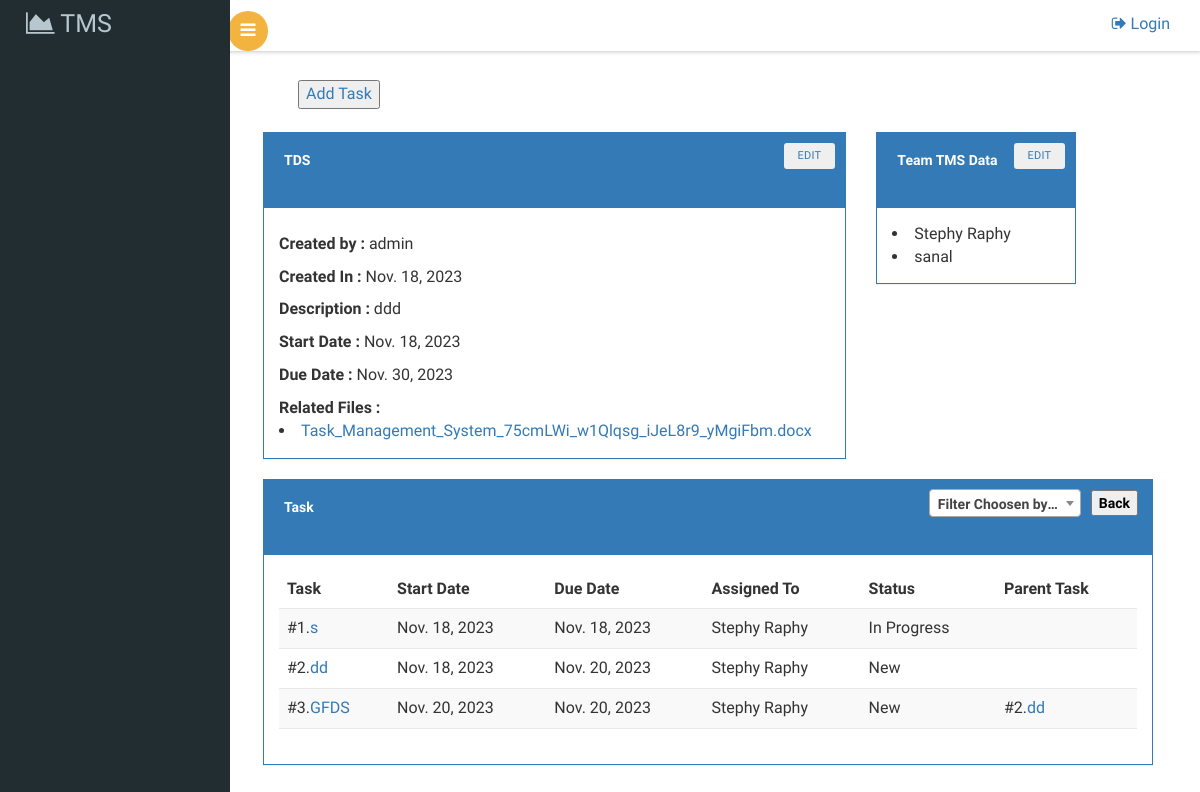
/view_project_index/1/, run on the app's committed database.
### Project/models.py (models this page shows, shortened)
class Projects(models.Model):
    title = models.CharField(max_length=50, null=True)
    description = models.TextField(null=True)
    start_date = models.DateField(null=True)
    due_date = models.DateField(null=True)
    current_date = models.DateField(default=timezone.now)
    created_by = models.ForeignKey(Register, on_delete=models.CASCADE, null=True)
    file = models.ManyToManyField(UploadFile, blank=True)
    team = models.ForeignKey(Team, on_delete=models.CASCADE, null=True)

### Authentication/models.py (models this page shows)
class Register(AbstractUser):
    name = models.CharField(max_length=50,null=True)
    contact = models.IntegerField(null=True)
    usertype = models.IntegerField(null=True)
    status = models.IntegerField(default=0)
    designation = models.ForeignKey(Role,on_delete=models.CASCADE,null=True)
    def __str__(self):
        return self.name

### Files/models.py (models this page shows, shortened)
class UploadFile(models.Model):
    file = models.FileField()

### Team/models.py (models this page shows, shortened)
class Team(models.Model):
    team_name = models.CharField(max_length=50,null=True)
    team_members = models.ManyToManyField(Register)
    modified_date = models.DateTimeField(auto_now=True)

### Tasks/models.py (models this page shows)
class Task(models.Model):
    title = models.CharField(max_length=50,null=True)
    description = models.TextField(null=True)
    start_date = models.DateField(null=True)
    due_date = models.DateField(null=True)
    current_date = models.DateField(default=timezone.now)
    priority = models.CharField(max_length=100)
    project = models.ForeignKey(Projects,on_delete=models.CASCADE,null=True)
    category = models.CharField(max_length=100,null=True)
    file = models.ManyToManyField(UploadFile,blank=True)
    status = models.CharField(max_length=100,null=True)
    staff = models.ForeignKey(Register,on_delete=models.CASCADE,null=True,related_name='+')
    team = models.ForeignKey(Team, on_delete=models.CASCADE, null=True)
    assigned_staff = models.ForeignKey(Register,on_delete=models.CASCADE,null=True,related_name='+')
    created_by = models.ForeignKey(Register,on_delete=models.CASCADE,null=True)
    parent_task = models.ForeignKey('self', on_delete=models.CASCADE, null=True, blank=True, related_name='child_tasks')

### Project/views.py (the view)
# urls.py: path('view_project_index/<int:id>/',views.projectviewindex ,name='view_project_index'),
def projectviewindex(request, id):
    c = Projects.objects.get(id=id)
    a = Projects.objects.filter(id=id)
    b = Task.objects.filter(project=id)
    d = Team.objects.filter(projects=id)
    e = request.user.id
    usertype = request.session.get('ut', 0)
    f = Task.objects.filter(staff=e, project=id)
    if usertype == 3:
        task_counts = f.values('status').annotate(count=Count('id'))
    else:
        task_counts = b.values('status').annotate(count=Count('id'))
    New_count = 0
    In_Progress_count = 0
    Completed_count = 0
    Resolved_count = 0
    Reopen_count = 0
    for task_count in task_counts:
        status = task_count.get('status')
        count = task_count.get('count')
        if status == 'New':
            New_count = count
        elif status == 'In Progress':
            In_Progress_count = count
        elif status == 'Completed':
            Completed_count = count
        elif status == 'Resolved':
            Resolved_count = count
        elif status == 'Reopen':
            Reopen_count = count
    priority_filter = request.GET.get('priority-filter','')
    category_filter = request.GET.get('category-filter','')
    status_filter = request.GET.get('status-filter','')
    staff_filter = request.GET.get('staff-filter','')
    if priority_filter:
        b = b.filter(priority=priority_filter)
    if category_filter:
        b = b.filter(category=category_filter)
    if status_filter:
        b = b.filter(status=status_filter)
    if staff_filter:
        b = b.filter(staff__name=staff_filter)
    staff_members = Register.objects.exclude(usertype=1)
    distinct_staff_member = Register.objects.exclude(usertype=1).values_list('name', flat=True).distinct()
    return render(request, 'view_project_index.html', {'priority_filter':priority_filter,'staff_filter':staff_filter,'category_filter':category_filter,'status_filter':status_filter,'staff_member': staff_members,'distinct_staff_member':distinct_staff_member,'a': a, 'b': b, 'c': c, 'd': d, 'f': f,'New_count':New_count,'In_Progress_count':In_Progress_count,'Completed_count':Completed_count,'Resolved_count':Resolved_count,'Reopen_count':Reopen_count})

### Project/templates/view_project_index.html (shortened to what this page needs)
{% extends 'layout.html' %}
{% block content %}
{% load static %}
<div id="page-wrapper">
    <div class="main-page">
        <div style="margin-left: 50px;">
            <button><a href="/add_task/{{c.id}}">Add Task</a></button>
        </div><br>
        <div class="card w-75">
            {% for i in a %}
                <div class="col-md-8 panel-grids">
                    <div class="panel panel-primary" style="position: relative;">
                        <div class="panel-heading">
                            <div class="d-flex justify-content-between align-items-center">
                                <div class="row">
                                    <h3 class="panel-title">{{i.title}}</h3>
                                    {% if request.session.ut != 3 %}
                                        <div style="position: absolute; top: 10px; right: 10px;">
                                            <button class="btn btn-sm"><a href="/edit_project/{{i.id}}">Edit</a></button>
                                        </div>
                                    {% endif %}
                                </div>
                            </div>
                        </div>
                        <div class="panel-body">
                            <label for="">Created by :</label>
                            {{i.created_by}} <br>
                            <label for="">Created In :</label>
                            {{i.current_date}} <br>
                            <label for="">Description :</label>
                            {{i.description}} <br>
                            <label for="">Start Date :</label>
                            {{i.start_date}} <br>
                            <label for="">Due Date :</label>
                            {{i.due_date}} <br>
                            <label for="">Related Files : </label>
                            {% for file in i.file.all %}
                                <li><a href="{{ file.file.url }}">{{ file.file }}</a></li>
                            {% endfor %}
                        </div>
                    </div>
                </div>
            {% endfor %}
        </div>
        <div class="card w-25">
            {% for i in d %}
                <div class="col-md-3 panel-grids">
                    <div class="panel panel-primary" style="position: relative;">
                        <div class="panel-heading">
                            <div class="d-flex justify-content-between align-items-center">
                                <h3 class="panel-title">{{i.team_name}}</h3>
                                {% if request.session.ut != 3 %}
                                    <div style="position: absolute; top: 10px; right: 10px;">
                                        <button class="btn btn-sm"><a href="/project_team_edit/{{i.id}}">Edit</a></button>
                                    </div>
                                {% endif %}
                            </div>
                        </div>
                        <div class="panel-body" id="team-members-list">
                            {% for member in i.team_members.all %}
                                <li>{{ member.name }}</li>
                            {% endfor %}
                        </div>
                    </div>
                </div>
            {% endfor %}
        </div>
        <div class="card w-100" style="position: relative;">
            {% for i in a %}
                <div class="col-md-12 panel-grids">
                    <div class="panel panel-primary">
                        <div class="panel-heading">
                            <div class="d-flex justify-content-between align-items-center">
                                <h3 class="panel-title">Task</h3>
                                <div class="filter-boxes" style="display: flex; align-items: center; position: absolute; top: 10px; right: 30px;">
                                    <div style="margin-right: 10px;">
                                        <form action="" method="GET" id="task-filter-form">
                                        </form>
                                    </div>
                                    <div>
                                        <input type="button" value="Back" id="backButton" style="color: black;">
                                    </div>
                                </div>
                            </div>
                        </div>
                        <div class="panel-body">
                            <table class="table table-striped">
                                <thead>
                                    <tr>
                                        <th>Task </th>
                                        <th>Start Date</th>
                                        <th>Due Date</th>
                                        <th>Assigned To</th>
                                        <th>Status</th>
                                        <th>Parent Task</th>
                                    </tr>
                                </thead>
                                <tbody>
                                    {% if request.session.ut != 3 %}
                                        {% for i in b %}
                                            <tr>
                                                <td>#{{i.id}}.<a href="/view_task/{{i.id}}">{{ i.title }}</a></td>
                                                <td>{{ i.start_date }}</td>
                                                <td>{{ i.due_date }}</td>
                                                <td>{{ i.staff }}</td>
                                                {% if i.status == None %}
                                                    <th>Not Updated</th>
                                                {% else %}
                                                    <td>{{ i.status }}</td>
                                                {% endif %}
                                                {% if i.parent_task != Null %}
                                                <td>#{{i.parent_task_id}}.<a href="/view_task/{{i.id}}">{{ i.parent_task.title }}</a></td>
                                                {% else %}
                                                <td></td>
                                                {% endif %}
                                            </tr>
                                        {% endfor %}
                                    {% endif %}
                                </tbody>
                            </table>
                        </div>
                    </div>
                </div>
            {% endfor %}
        </div>
    </div>
</div><br>
{% endblock %}

### Authentication/templates/layout.html (shortened to what this page needs)
{% load static %}
<!DOCTYPE HTML>
<html>
<head>
<link href="{% static 'assets/css/bootstrap.css'%}" rel='stylesheet' type='text/css' />
<link href="{% static 'assets/css/style.css'%}" rel='stylesheet' type='text/css' />
<link href="{% static 'assets/css/font-awesome.css'%}" rel="stylesheet">
<link href="{% static 'assets/css/SidebarNav.min.css'%}" media='all' rel='stylesheet' type='text/css'/>
<link href="{% static 'assets/css/custom.css'%}" rel="stylesheet">
<link href="https://cdn.jsdelivr.net/npm/select2@4.1.0-rc.0/dist/css/select2.min.css" rel="stylesheet" />
					<link href="{% static 'assets/css/owl.carousel.css'%}" rel="stylesheet">
</head>
<body class="cbp-spmenu-push">
	<div class="main-content">
	<div class="cbp-spmenu cbp-spmenu-vertical cbp-spmenu-left" id="cbp-spmenu-s1">
		<aside class="sidebar-left">
      <nav class="navbar navbar-inverse">
          <div class="navbar-header">
            <h1><a class="navbar-brand" href="index.html"><span class="fa fa-area-chart"></span> TMS</a></h1>
          </div>
	</div>
		<div class="sticky-header header-section ">
			<div class="header-left">
				<button id="showLeftPush"><i class="fa fa-bars"></i></button>
				<div class="clearfix"> </div>
			</div>
			<div class="header-right">
				<div class="profile_details">
					<ul>
						<li class="dropdown profile_details_drop">
							<a href="#" class="dropdown-toggle" data-toggle="dropdown" aria-expanded="false">
								<div class="profile_img">
									{%if request.session.ut == NULL %}
									<li> <a href="/login"><i class="fa fa-sign-out"></i> Login</a> </li>
									{%elif request.session.ut == 1 %}
									<p>{{request.user.username}}</p>
									<i class="fa fa-angle-down lnr"></i>
									<i class="fa fa-angle-up lnr"></i>
									{%else%}
									<p>{{request.user.name}}</p>
									<i class="fa fa-angle-down lnr"></i>
									<i class="fa fa-angle-up lnr"></i>
									{%endif%}
								</div>
							</a>
						</li>
					</ul>
				</div>
				<div class="clearfix"> </div>
			</div>
		</div>
{%block content%}
{%endblock%}
</div>
</html>

### Authentication/static/assets/css/custom.css (style rules this page uses)
#page-wrapper { padding:5em 2em 2.5em; background-color: #ffffff; }

### data on the page
Projects: title "TDS", created_by "admin", current_date "Nov. 18, 2023", description "ddd", start_date "Nov. 18, 2023", due_date "Nov. 30, 2023"
UploadFile: file "Task_Management_System_75cmLWi_w1Qlqsg_iJeL8r9_yMgiFbm.docx"
Team: team_name "Team TMS Data"
Register: name "Stephy Raphy"
Register: name "sanal"
Task: id "1", title "s", start_date "Nov. 18, 2023", due_date "Nov. 18, 2023", staff "Stephy Raphy", status "In Progress"
Task: id "2", title "dd", start_date "Nov. 18, 2023", due_date "Nov. 20, 2023", staff "Stephy Raphy", status "New"
Task: id "3", title "GFDS", start_date "Nov. 20, 2023", due_date "Nov. 20, 2023", staff "Stephy Raphy", status "New", parent_task_id "2", parent_task "dd"
